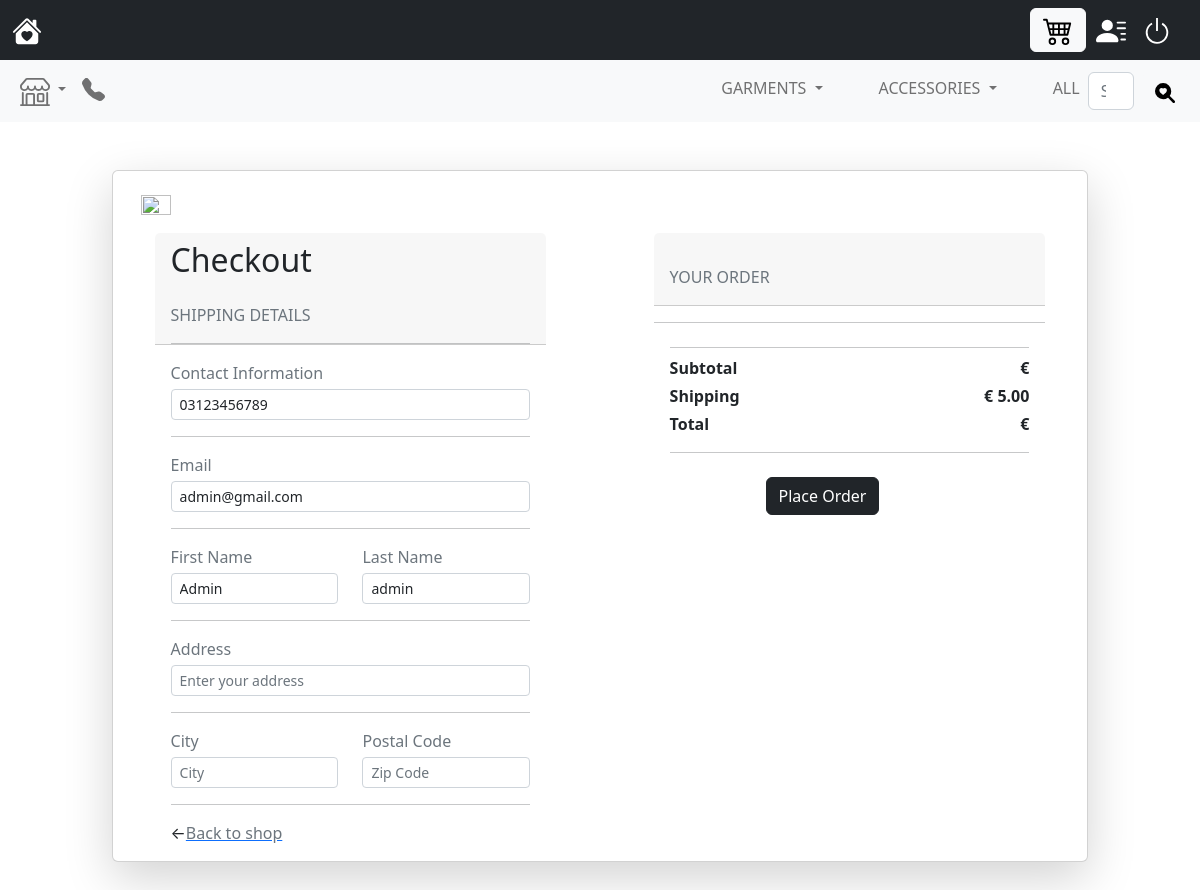
Screenshot of /checkout (signed in) with the database file from the repository.
### MyApp/models.py (models this page shows)
class CustomUser(AbstractUser):
    username = None
    validated_phone_number = phone_number_validator()
    contact_information = models.CharField(validators=[validated_phone_number], max_length=11, null=True, blank=True)
    email = models.EmailField(unique=True)
    password1 = models.CharField(max_length=100)
    password2 = models.CharField(max_length=100)
    first_name = models.CharField(max_length=100)
    last_name = models.CharField(max_length=100)
    USERNAME_FIELD = "email"
    REQUIRED_FIELDS = ['first_name', 'last_name', 'contact_information', 'password1', 'password2']
    objects = CustomUserManager()

### MyApp/views.py (the view)
# urls.py: path("checkout", views.CheckoutView.as_view(), name="checkout"),
class CheckoutView(View):
    @method_decorator(login_required(login_url='/login'))
    def get(self, request):
        cart = request.session.get('cart', {})
        total_price = request.session.get('total_price', {})
        return render(request, "checkout.html", {"cart": cart.values(), "total_price": total_price})

### templates/checkout.html (shortened to what this page needs)
{% extends 'base.html' %}
{% block body %}
<form action={% url 'order' %} method="POST">
    <div class=" container-fluid my-5 ">
        <div class="row justify-content-center ">
            <div class="col-xl-10">
                <div class="card shadow-lg ">
                    <div class="row p-2 mt-3 justify-content-between mx-sm-2">
                        <div class="col-auto">
                            <img class="irc_mi img-fluid bell" src="https://i.imgur.com/uSHMClk.jpg" width="30"
                                height="30">
                        </div>
                    </div>
                    <div class="row justify-content-around">
                        <div class="col-md-5">
                            <div class="card border-0">
                                <div class="card-header pb-0">
                                    <h2 class="card-title space ">Checkout</h2>
                                    <p class="card-text text-muted mt-4  space">SHIPPING DETAILS</p>
                                    <hr class="my-0">
                                </div>
                                <div class="card-body">
                                    <div class="row justify-content-between">
                                        <div class="col">
                                            <label for="Contact" class="text-muted mb-1">Contact Information</label>
                                            <input type="text" class="form-control form-control-sm" name="Contact"
                                                id="Contact" aria-describedby="helpId"
                                                value={{request.user.contact_information}}>
                                        </div>
                                    </div>
                                    <hr>
                                    <div class="form-group">
                                        <label for="NAME" class="text-muted mb-1">Email</label>
                                        <input type="text" class="form-control form-control-sm" name="email" id="NAME"
                                            aria-describedby="helpId" value={{request.user.email}}>
                                    </div>
                                    <hr>
                                    <div class="row no-gutters">
                                        <div class="col-sm-6 pr-sm-2">
                                            <div class="form-group">
                                                <label for="NAME" class="text-muted mb-1">First Name</label>
                                                <input type="text" class="form-control form-control-sm" name="fname"
                                                    id="NAME" aria-describedby="helpId"
                                                    value={{request.user.first_name}}>
                                            </div>
                                        </div>
                                        <div class="col-sm-6">
                                            <div class="form-group">
                                                <label for="NAME" class="text-muted mb-1">Last Name</label>
                                                <input type="text" class="form-control form-control-sm" name="lname"
                                                    id="NAME" aria-describedby="helpId"
                                                    value={{request.user.last_name}}>
                                            </div>
                                        </div>
                                    </div>
                                    <hr>
                                    <div class="form-group">
                                        <label for="NAME" class="text-muted mb-1">Address</label>
                                        <input type="text" required class="form-control form-control-sm" name="address"
                                            id="NAME" aria-describedby="helpId" placeholder="Enter your address">
                                    </div>
                                    <hr>
                                    <div class="row no-gutters">
                                        <div class="col-sm-6 pr-sm-2">
                                            <div class="form-group">
                                                <label for="NAME" class="text-muted mb-1">City</label>
                                                <input type="text" required class="form-control form-control-sm"
                                                    name="city" id="NAME" aria-describedby="helpId" placeholder="City">
                                            </div>
                                        </div>
                                        <div class="col-sm-6">
                                            <div class="form-group">
                                                <label for="NAME" class="text-muted mb-1">Postal Code</label>
                                                <input type="text" required class="form-control form-control-sm"
                                                    name="code" id="NAME" aria-describedby="helpId"
                                                    placeholder="Zip Code">
                                            </div>
                                        </div>
                                    </div>
                                    <hr>
                                    <div class="back-to-shop">&leftarrow;<a href="/"><span class="text-muted">Back to
                                                shop</span></a>
                                    </div>
                                </div>
                            </div>
                        </div>
                        <div class="col-md-5">
                            <div class="card border-0 ">
                                <div class="card-header card-2">
                                    <p class="card-text text-muted mt-md-4  mb-2 space">YOUR ORDER
                                </div>
                                <hr />
                                <div class="card-body pt-0">
                                    <hr class="my-2">
                                    <div class="row ">
                                        <div class="col">
                                            <div class="row justify-content-between">
                                                <div class="col-4">
                                                    <p class="mb-1"><b>Subtotal</b></p>
                                                </div>
                                                <div class="flex-sm-col col-auto">
                                                    <p class="mb-1"><b>&euro; {{total_price.subtotal}} </b></p>
                                                </div>
                                            </div>
                                            <div class="row justify-content-between">
                                                <div class="col">
                                                    <p class="mb-1"><b>Shipping</b></p>
                                                </div>
                                                <div class="flex-sm-col col-auto">
                                                    <p class="mb-1"><b>&euro; 5.00</b></p>
                                                </div>
                                            </div>
                                            <div class="row justify-content-between">
                                                <div class="col-4">
                                                    <p><b>Total</b></p>
                                                </div>
                                                <div class="flex-sm-col col-auto">
                                                    <p class="mb-1"><b>&euro;{{total_price.total}} </b></p>
                                                </div>
                                            </div>
                                            <hr class="my-0">
                                        </div>
                                    </div>
                                    <div class="row mb-5 mt-4 ">
                                        <div class="col-md-7 col-lg-6 mx-auto">
                                            <button type="submit" class="btn btn-block btn-outline-lg btn-dark">Place
                                                Order</button>
                                        </div>
                                    </div>
                                </div>
                            </div>
                        </div>
                    </div>
                </div>
            </div>
        </div>
</form>
{% endblock body %}

### rows the page displays
CustomUser: Contact "03123456789", email "admin@gmail.com", fname "Admin"
